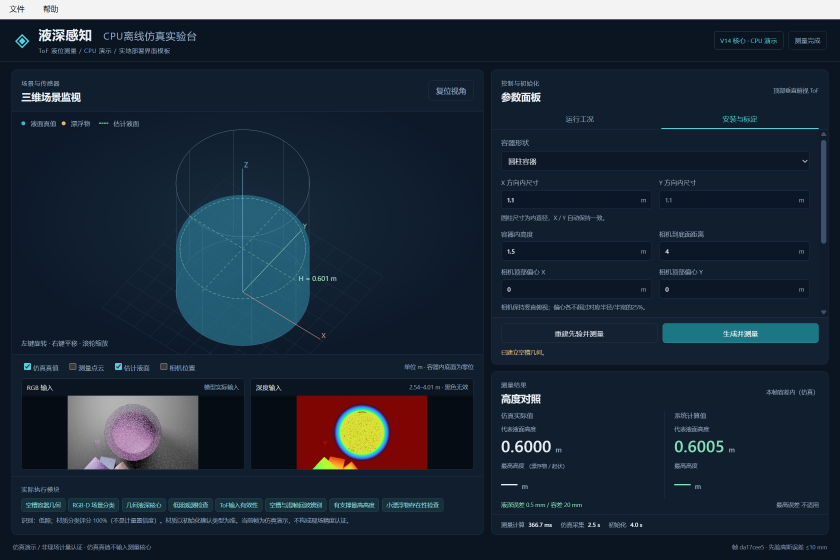
#> input picture reports/evidence/desktop-cpu-v1.0.0/installation.png, 2520 x 1680 px (shown at 1/3 size)
$ python -i illumination.py   (imports and definitions only)
#> lines starting #> are read from the running program, lines starting #| are printed output that depends on the picture
#> further down, picture is the input picture: shape (1680, 2520, 3); mean B, G, R 57.5, 43.6, 31.4
from __future__ import annotations

from dataclasses import dataclass
from typing import Any

import cv2
import numpy as np


@dataclass(frozen=True)
class IlluminationMetrics:
    """Task-facing exposure diagnostics measured on a small image preview."""

    luma_mean: float
    luma_p10: float
    luma_p50: float
    luma_p90: float
    dark_pixel_ratio: float
    saturated_pixel_ratio: float
    dynamic_range: float

    def to_dict(self) -> dict[str, float]:
        return {
            "luma_mean": self.luma_mean,
            "luma_p10": self.luma_p10,
            "luma_p50": self.luma_p50,
            "luma_p90": self.luma_p90,
            "dark_pixel_ratio": self.dark_pixel_ratio,
            "saturated_pixel_ratio": self.saturated_pixel_ratio,
            "dynamic_range": self.dynamic_range,
        }


@dataclass(frozen=True)
class ExposureCorrection:
    image_bgr: np.ndarray
    before: IlluminationMetrics
    after: IlluminationMetrics
    applied: bool
    gamma: float
    reason: str | None

    def to_dict(self) -> dict[str, Any]:
        return {
            "applied": self.applied,
            "gamma": self.gamma,
            "reason": self.reason,
            "before": self.before.to_dict(),
            "after": self.after.to_dict(),
        }


def _preview(image_bgr: np.ndarray, max_side: int = 320) -> np.ndarray:
#> called with max_side = 320
    if image_bgr.ndim != 3 or image_bgr.shape[2] != 3:
        raise ValueError(f"Expected BGR image with shape HxWx3; got {image_bgr.shape}")
    height, width = image_bgr.shape[:2]
#> height = 1680; width = 2520
    scale = min(1.0, max_side / max(height, width))
#> scale = 0.127
    if scale == 1.0:
        return image_bgr
    return cv2.resize(
        image_bgr,
        (max(1, round(width * scale)), max(1, round(height * scale))),
        interpolation=cv2.INTER_AREA,
    )
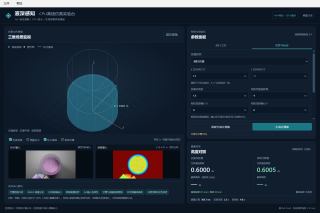
#> returned value: shape (213, 320, 3); mean of channels 0, 1, 2 57.5, 43.6, 31.4; drawn as B, G, R


def measure_illumination(image_bgr: np.ndarray, max_side: int = 320) -> IlluminationMetrics:
    preview = _preview(image_bgr, max_side)
    luma = cv2.cvtColor(preview, cv2.COLOR_BGR2GRAY).astype(np.float32) / 255.0
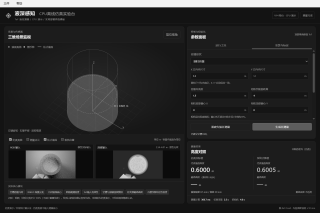
#> luma: shape (213, 320) float32; min 0.0431, max 0.953, mean 0.163
    p10, p50, p90 = np.percentile(luma, (10.0, 50.0, 90.0))
#> p10 = 0.0745; p50 = 0.11; p90 = 0.318
    return IlluminationMetrics(
        luma_mean=float(luma.mean()),
        luma_p10=float(p10),
        luma_p50=float(p50),
        luma_p90=float(p90),
        dark_pixel_ratio=float((luma <= 20.0 / 255.0).mean()),
        saturated_pixel_ratio=float((luma >= 250.0 / 255.0).mean()),
        dynamic_range=float(p90 - p10),
    )


def adaptive_exposure_correction(
    image_bgr: np.ndarray,
    config: dict[str, Any] | None = None,
) -> ExposureCorrection:
    """Conditionally brighten dark frames with a bounded, real-time transform.

    This is deliberately an optional front end. It never invents metric depth and
    is skipped for normally exposed frames so the validated color distribution is
    preserved.
    """

    settings = config or {}
    before = measure_illumination(image_bgr, int(settings.get("preview_max_side", 320)))
    if not bool(settings.get("enabled", False)):
        return ExposureCorrection(image_bgr, before, before, False, 1.0, "disabled")
    trigger = float(settings.get("trigger_luma_p50", 0.22))
    if before.luma_p50 >= trigger:
        return ExposureCorrection(image_bgr, before, before, False, 1.0, "exposure_acceptable")

    target = float(settings.get("target_luma_p50", 0.42))
    minimum_gamma = float(settings.get("min_gamma", 0.45))
    median = max(before.luma_p50, 1.0 / 255.0)
    gamma = float(np.clip(np.log(target) / np.log(median), minimum_gamma, 1.0))
    lookup = np.clip(
        255.0 * np.power(np.arange(256, dtype=np.float32) / 255.0, gamma),
        0.0,
        255.0,
    ).astype(np.uint8)
    corrected = cv2.LUT(image_bgr, lookup)
    clip_limit = float(settings.get("clahe_clip_limit", 0.0))
    if clip_limit > 0.0:
        lab = cv2.cvtColor(corrected, cv2.COLOR_BGR2LAB)
        lab[..., 0] = cv2.createCLAHE(
            clipLimit=clip_limit,
            tileGridSize=(8, 8),
        ).apply(lab[..., 0])
        corrected = cv2.cvtColor(lab, cv2.COLOR_LAB2BGR)
    after = measure_illumination(corrected, int(settings.get("preview_max_side", 320)))
    return ExposureCorrection(corrected, before, after, True, gamma, "low_light")

>>> import cv2
>>> picture = cv2.imread('../../reports/evidence/desktop-cpu-v1.0.0/installation.png')
>>> result = adaptive_exposure_correction(picture)
